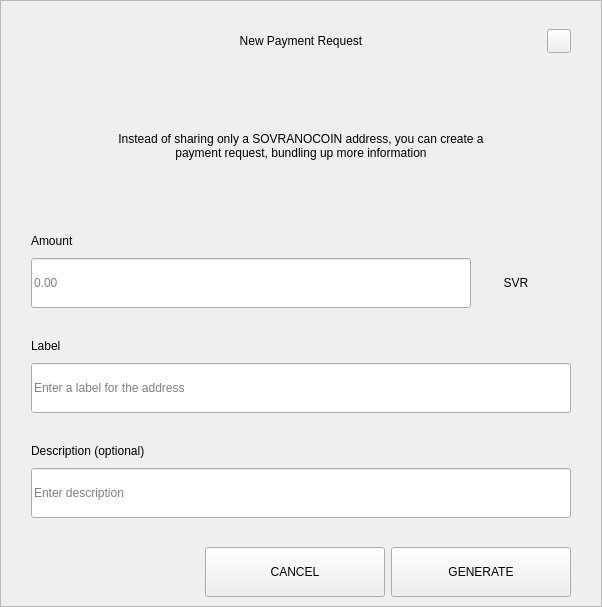
<?xml version="1.0" encoding="UTF-8"?>
<ui version="4.0">
 <class>RequestDialog</class>
 <widget class="QDialog" name="RequestDialog">
  <property name="geometry">
   <rect>
    <x>0</x>
    <y>0</y>
    <width>602</width>
    <height>607</height>
   </rect>
  </property>
  <property name="windowTitle">
   <string>Dialog</string>
  </property>
  <layout class="QVBoxLayout" name="verticalLayout_5">
   <property name="spacing">
    <number>0</number>
   </property>
   <property name="leftMargin">
    <number>0</number>
   </property>
   <property name="topMargin">
    <number>0</number>
   </property>
   <property name="rightMargin">
    <number>0</number>
   </property>
   <property name="bottomMargin">
    <number>0</number>
   </property>
   <item>
    <widget class="QFrame" name="frame">
     <property name="styleSheet">
      <string notr="true"/>
     </property>
     <property name="frameShape">
      <enum>QFrame::StyledPanel</enum>
     </property>
     <property name="frameShadow">
      <enum>QFrame::Raised</enum>
     </property>
     <layout class="QVBoxLayout" name="verticalLayout_4" stretch="1,0,0">
      <property name="spacing">
       <number>0</number>
      </property>
      <property name="leftMargin">
       <number>30</number>
      </property>
      <property name="topMargin">
       <number>20</number>
      </property>
      <property name="rightMargin">
       <number>30</number>
      </property>
      <property name="bottomMargin">
       <number>0</number>
      </property>
      <item>
       <layout class="QHBoxLayout" name="horizontalLayout_3">
        <property name="spacing">
         <number>0</number>
        </property>
        <item>
         <spacer name="horizontalSpacer_21">
          <property name="orientation">
           <enum>Qt::Horizontal</enum>
          </property>
          <property name="sizeHint" stdset="0">
           <size>
            <width>40</width>
            <height>20</height>
           </size>
          </property>
         </spacer>
        </item>
        <item>
         <widget class="QLabel" name="labelTitle">
          <property name="minimumSize">
           <size>
            <width>0</width>
            <height>40</height>
           </size>
          </property>
          <property name="maximumSize">
           <size>
            <width>16777215</width>
            <height>40</height>
           </size>
          </property>
          <property name="styleSheet">
           <string notr="true">padding-left:24px;</string>
          </property>
          <property name="text">
           <string>New Payment Request</string>
          </property>
          <property name="alignment">
           <set>Qt::AlignCenter</set>
          </property>
          <property name="margin">
           <number>7</number>
          </property>
         </widget>
        </item>
        <item>
         <spacer name="horizontalSpacer">
          <property name="orientation">
           <enum>Qt::Horizontal</enum>
          </property>
          <property name="sizeHint" stdset="0">
           <size>
            <width>40</width>
            <height>20</height>
           </size>
          </property>
         </spacer>
        </item>
        <item>
         <widget class="QPushButton" name="btnEsc">
          <property name="minimumSize">
           <size>
            <width>24</width>
            <height>24</height>
           </size>
          </property>
          <property name="maximumSize">
           <size>
            <width>24</width>
            <height>24</height>
           </size>
          </property>
          <property name="focusPolicy">
           <enum>Qt::NoFocus</enum>
          </property>
          <property name="text">
           <string/>
          </property>
         </widget>
        </item>
       </layout>
      </item>
      <item>
       <widget class="QStackedWidget" name="stack">
        <property name="minimumSize">
         <size>
          <width>540</width>
          <height>0</height>
         </size>
        </property>
        <property name="maximumSize">
         <size>
          <width>540</width>
          <height>16777215</height>
         </size>
        </property>
        <property name="currentIndex">
         <number>0</number>
        </property>
        <widget class="QWidget" name="page_1">
         <property name="minimumSize">
          <size>
           <width>540</width>
           <height>0</height>
          </size>
         </property>
         <property name="maximumSize">
          <size>
           <width>540</width>
           <height>16777215</height>
          </size>
         </property>
         <layout class="QVBoxLayout" name="layout1">
          <property name="spacing">
           <number>0</number>
          </property>
          <property name="leftMargin">
           <number>0</number>
          </property>
          <property name="topMargin">
           <number>0</number>
          </property>
          <property name="rightMargin">
           <number>0</number>
          </property>
          <property name="bottomMargin">
           <number>0</number>
          </property>
          <item>
           <spacer name="verticalSpacer_21">
            <property name="orientation">
             <enum>Qt::Vertical</enum>
            </property>
            <property name="sizeType">
             <enum>QSizePolicy::Fixed</enum>
            </property>
            <property name="sizeHint" stdset="0">
             <size>
              <width>20</width>
              <height>30</height>
             </size>
            </property>
           </spacer>
          </item>
          <item alignment="Qt::AlignHCenter">
           <widget class="QLabel" name="labelMessage">
            <property name="minimumSize">
             <size>
              <width>400</width>
              <height>50</height>
             </size>
            </property>
            <property name="text">
             <string>Instead of sharing only a SOVRANOCOIN address, you can create a payment request, bundling up more information</string>
            </property>
            <property name="alignment">
             <set>Qt::AlignCenter</set>
            </property>
            <property name="wordWrap">
             <bool>true</bool>
            </property>
           </widget>
          </item>
          <item alignment="Qt::AlignBottom">
           <widget class="QWidget" name="containerAmount" native="true">
            <layout class="QVBoxLayout" name="verticalLayout">
             <property name="spacing">
              <number>9</number>
             </property>
             <property name="leftMargin">
              <number>0</number>
             </property>
             <property name="topMargin">
              <number>0</number>
             </property>
             <property name="rightMargin">
              <number>0</number>
             </property>
             <property name="bottomMargin">
              <number>0</number>
             </property>
             <item>
              <widget class="QLabel" name="labelSubtitleAmount">
               <property name="minimumSize">
                <size>
                 <width>350</width>
                 <height>16</height>
                </size>
               </property>
               <property name="maximumSize">
                <size>
                 <width>16777215</width>
                 <height>16</height>
                </size>
               </property>
               <property name="text">
                <string>Amount</string>
               </property>
              </widget>
             </item>
             <item alignment="Qt::AlignTop">
              <widget class="QWidget" name="layoutAmount" native="true">
               <layout class="QHBoxLayout" name="horizontalLayout" stretch="2,0">
                <property name="spacing">
                 <number>0</number>
                </property>
                <property name="leftMargin">
                 <number>0</number>
                </property>
                <property name="topMargin">
                 <number>0</number>
                </property>
                <property name="rightMargin">
                 <number>0</number>
                </property>
                <property name="bottomMargin">
                 <number>0</number>
                </property>
                <item>
                 <widget class="QLineEdit" name="lineEditAmount">
                  <property name="minimumSize">
                   <size>
                    <width>0</width>
                    <height>50</height>
                   </size>
                  </property>
                  <property name="maximumSize">
                   <size>
                    <width>16777215</width>
                    <height>50</height>
                   </size>
                  </property>
                  <property name="placeholderText">
                   <string notr="true">0.00</string>
                  </property>
                 </widget>
                </item>
                <item>
                 <widget class="QWidget" name="comboContainer" native="true">
                  <property name="minimumSize">
                   <size>
                    <width>100</width>
                    <height>50</height>
                   </size>
                  </property>
                  <property name="maximumSize">
                   <size>
                    <width>16777215</width>
                    <height>50</height>
                   </size>
                  </property>
                  <layout class="QHBoxLayout" name="horizontalLayout_31">
                   <property name="spacing">
                    <number>0</number>
                   </property>
                   <property name="leftMargin">
                    <number>0</number>
                   </property>
                   <property name="topMargin">
                    <number>0</number>
                   </property>
                   <property name="rightMargin">
                    <number>10</number>
                   </property>
                   <property name="bottomMargin">
                    <number>0</number>
                   </property>
                   <item>
                    <widget class="QLabel" name="comboBoxCoin">
                     <property name="text">
                      <string>SVR</string>
                     </property>
                     <property name="alignment">
                      <set>Qt::AlignCenter</set>
                     </property>
                    </widget>
                   </item>
                  </layout>
                 </widget>
                </item>
               </layout>
              </widget>
             </item>
            </layout>
           </widget>
          </item>
          <item>
           <spacer name="verticalSpacer_31">
            <property name="orientation">
             <enum>Qt::Vertical</enum>
            </property>
            <property name="sizeType">
             <enum>QSizePolicy::Fixed</enum>
            </property>
            <property name="sizeHint" stdset="0">
             <size>
              <width>20</width>
              <height>30</height>
             </size>
            </property>
           </spacer>
          </item>
          <item>
           <layout class="QVBoxLayout" name="verticalLayoutLabel">
            <property name="spacing">
             <number>9</number>
            </property>
            <item>
             <widget class="QLabel" name="labelSubtitleLabel">
              <property name="minimumSize">
               <size>
                <width>0</width>
                <height>16</height>
               </size>
              </property>
              <property name="maximumSize">
               <size>
                <width>16777215</width>
                <height>16</height>
               </size>
              </property>
              <property name="text">
               <string>Label</string>
              </property>
             </widget>
            </item>
            <item>
             <widget class="QLineEdit" name="lineEditLabel">
              <property name="minimumSize">
               <size>
                <width>0</width>
                <height>50</height>
               </size>
              </property>
              <property name="maximumSize">
               <size>
                <width>16777215</width>
                <height>50</height>
               </size>
              </property>
              <property name="placeholderText">
               <string>Enter a label for the address</string>
              </property>
             </widget>
            </item>
           </layout>
          </item>
          <item>
           <spacer name="verticalSpacer_34">
            <property name="orientation">
             <enum>Qt::Vertical</enum>
            </property>
            <property name="sizeType">
             <enum>QSizePolicy::Fixed</enum>
            </property>
            <property name="sizeHint" stdset="0">
             <size>
              <width>20</width>
              <height>30</height>
             </size>
            </property>
           </spacer>
          </item>
          <item>
           <layout class="QVBoxLayout" name="verticalLayoutDescription">
            <property name="spacing">
             <number>9</number>
            </property>
            <item>
             <widget class="QLabel" name="labelSubtitleDescription">
              <property name="minimumSize">
               <size>
                <width>0</width>
                <height>16</height>
               </size>
              </property>
              <property name="maximumSize">
               <size>
                <width>16777215</width>
                <height>16</height>
               </size>
              </property>
              <property name="text">
               <string>Description (optional)</string>
              </property>
             </widget>
            </item>
            <item>
             <widget class="QLineEdit" name="lineEditDescription">
              <property name="minimumSize">
               <size>
                <width>0</width>
                <height>50</height>
               </size>
              </property>
              <property name="maximumSize">
               <size>
                <width>16777215</width>
                <height>50</height>
               </size>
              </property>
              <property name="placeholderText">
               <string>Enter description</string>
              </property>
             </widget>
            </item>
            <item>
             <spacer name="verticalSpacer_4">
              <property name="orientation">
               <enum>Qt::Vertical</enum>
              </property>
              <property name="sizeType">
               <enum>QSizePolicy::Fixed</enum>
              </property>
              <property name="sizeHint" stdset="0">
               <size>
                <width>20</width>
                <height>20</height>
               </size>
              </property>
             </spacer>
            </item>
           </layout>
          </item>
         </layout>
        </widget>
        <widget class="QWidget" name="page_2">
         <layout class="QVBoxLayout" name="layout2">
          <item>
           <spacer name="verticalSpacer_5">
            <property name="orientation">
             <enum>Qt::Vertical</enum>
            </property>
            <property name="sizeType">
             <enum>QSizePolicy::Fixed</enum>
            </property>
            <property name="sizeHint" stdset="0">
             <size>
              <width>20</width>
              <height>50</height>
             </size>
            </property>
           </spacer>
          </item>
          <item alignment="Qt::AlignHCenter">
           <widget class="QLabel" name="labelQrImg">
            <property name="minimumSize">
             <size>
              <width>260</width>
              <height>260</height>
             </size>
            </property>
            <property name="maximumSize">
             <size>
              <width>260</width>
              <height>260</height>
             </size>
            </property>
            <property name="text">
             <string/>
            </property>
            <property name="alignment">
             <set>Qt::AlignCenter</set>
            </property>
           </widget>
          </item>
          <item>
           <spacer name="verticalSpacer_2">
            <property name="orientation">
             <enum>Qt::Vertical</enum>
            </property>
            <property name="sizeType">
             <enum>QSizePolicy::Fixed</enum>
            </property>
            <property name="sizeHint" stdset="0">
             <size>
              <width>20</width>
              <height>30</height>
             </size>
            </property>
           </spacer>
          </item>
          <item alignment="Qt::AlignHCenter">
           <widget class="QLabel" name="labelAddress">
            <property name="text">
             <string>D7VFR83SQbiezrW72hjcWJtcfip5krte2Z </string>
            </property>
           </widget>
          </item>
          <item>
           <spacer name="verticalSpacer_32">
            <property name="orientation">
             <enum>Qt::Vertical</enum>
            </property>
            <property name="sizeType">
             <enum>QSizePolicy::Expanding</enum>
            </property>
            <property name="sizeHint" stdset="0">
             <size>
              <width>20</width>
              <height>20</height>
             </size>
            </property>
           </spacer>
          </item>
          <item>
           <layout class="QHBoxLayout" name="horizontal">
            <property name="leftMargin">
             <number>20</number>
            </property>
            <property name="rightMargin">
             <number>20</number>
            </property>
            <property name="bottomMargin">
             <number>20</number>
            </property>
            <item>
             <spacer name="horizontalSpacer_4">
              <property name="orientation">
               <enum>Qt::Horizontal</enum>
              </property>
              <property name="sizeHint" stdset="0">
               <size>
                <width>40</width>
                <height>20</height>
               </size>
              </property>
             </spacer>
            </item>
            <item>
             <widget class="QPushButton" name="btnCopyAddress">
              <property name="minimumSize">
               <size>
                <width>180</width>
                <height>50</height>
               </size>
              </property>
              <property name="text">
               <string>COPY ADDRESS</string>
              </property>
             </widget>
            </item>
            <item>
             <widget class="QPushButton" name="btnCopyUrl">
              <property name="minimumSize">
               <size>
                <width>180</width>
                <height>50</height>
               </size>
              </property>
              <property name="text">
               <string>COPY URL</string>
              </property>
             </widget>
            </item>
            <item>
             <spacer name="horizontalSpacer_2">
              <property name="orientation">
               <enum>Qt::Horizontal</enum>
              </property>
              <property name="sizeHint" stdset="0">
               <size>
                <width>40</width>
                <height>20</height>
               </size>
              </property>
             </spacer>
            </item>
           </layout>
          </item>
         </layout>
        </widget>
       </widget>
      </item>
      <item>
       <widget class="QWidget" name="buttonsStack" native="true">
        <layout class="QHBoxLayout" name="horizontalLayout_5">
         <property name="leftMargin">
          <number>20</number>
         </property>
         <property name="rightMargin">
          <number>0</number>
         </property>
         <item>
          <spacer name="horizontalSpacer_41">
           <property name="orientation">
            <enum>Qt::Horizontal</enum>
           </property>
           <property name="sizeHint" stdset="0">
            <size>
             <width>40</width>
             <height>20</height>
            </size>
           </property>
          </spacer>
         </item>
         <item>
          <widget class="QPushButton" name="btnCancel">
           <property name="minimumSize">
            <size>
             <width>180</width>
             <height>50</height>
            </size>
           </property>
           <property name="focusPolicy">
            <enum>Qt::NoFocus</enum>
           </property>
           <property name="text">
            <string>CANCEL</string>
           </property>
          </widget>
         </item>
         <item>
          <widget class="QPushButton" name="btnSave">
           <property name="minimumSize">
            <size>
             <width>180</width>
             <height>50</height>
            </size>
           </property>
           <property name="focusPolicy">
            <enum>Qt::NoFocus</enum>
           </property>
           <property name="text">
            <string>GENERATE</string>
           </property>
          </widget>
         </item>
        </layout>
       </widget>
      </item>
     </layout>
    </widget>
   </item>
  </layout>
 </widget>
 <resources/>
 <connections/>
</ui>
